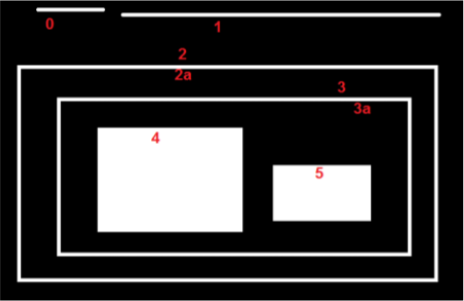
#> input picture Image Processing in OpenCV/Contours in OpenCV/Contours Hierarchy/Layers.png, 464 x 301 px
$ python Hierarchy.py   (older library calls are emulated)
#> lines starting #> are read from the running program, lines starting #| are printed output that depends on the picture; after the words box and inside, x2 and y2 are one past the last pixel; in counts of white or black regions, pixels touching at a corner belong together
# -*- dofing: utf-8 -*-
"""
@ author: wuxin
"""

import cv2 as cv
import numpy as np
from matplotlib import pyplot as plt

if __name__ == "__main__":

    img = cv.imread('Layers.png')
#> img is the input picture: shape (301, 464, 3); mean B, G, R 56.7, 56.7, 57.3
    gray = cv.cvtColor(img, cv.COLOR_BGR2GRAY)

    ret1, thresh = cv.threshold(gray, 127, 255, 0)
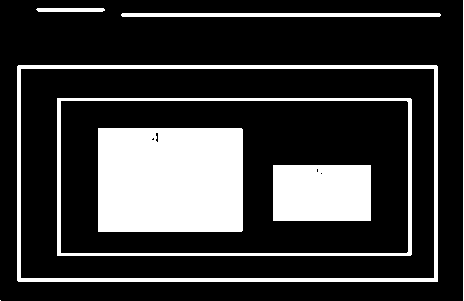
#> thresh: shape (301, 464); 22% white; 8 white regions (1 under 20 px)

    image, contours, hierarchy = cv.findContours(thresh, cv.RETR_LIST, 1)
#> contours = 14 contours, 5 with area under 20; largest, box (x1, y1, x2, y2) and area: (17, 65, 438, 282) 90718, (20, 68, 435, 279) 86938, (57, 98, 412, 256) 55577, (60, 100, 409, 254) 53239, (98, 128, 243, 232) 14831

    print(hierarchy)
#| [[[ 1 -1 -1 -1]
#|   [ 2  0 -1 -1]
#|   [ 3  1 -1 -1]
#|   [ 4  2 -1 -1]
#|   [ 5  3 -1 -1]
#|   [ 6  4 -1 -1]
#|   [ 7  5 -1 -1]
#|   [ 8  6 -1 -1]
#|   [ 9  7 -1 -1]
#|   [10  8 -1 -1]
#|   [11  9 -1 -1]
#|   [12 10 -1 -1]
#> (further printed lines are left out)

    cv.imshow('image', image)
    cv.waitKey(0)
    cv.destroyAllWindows()
